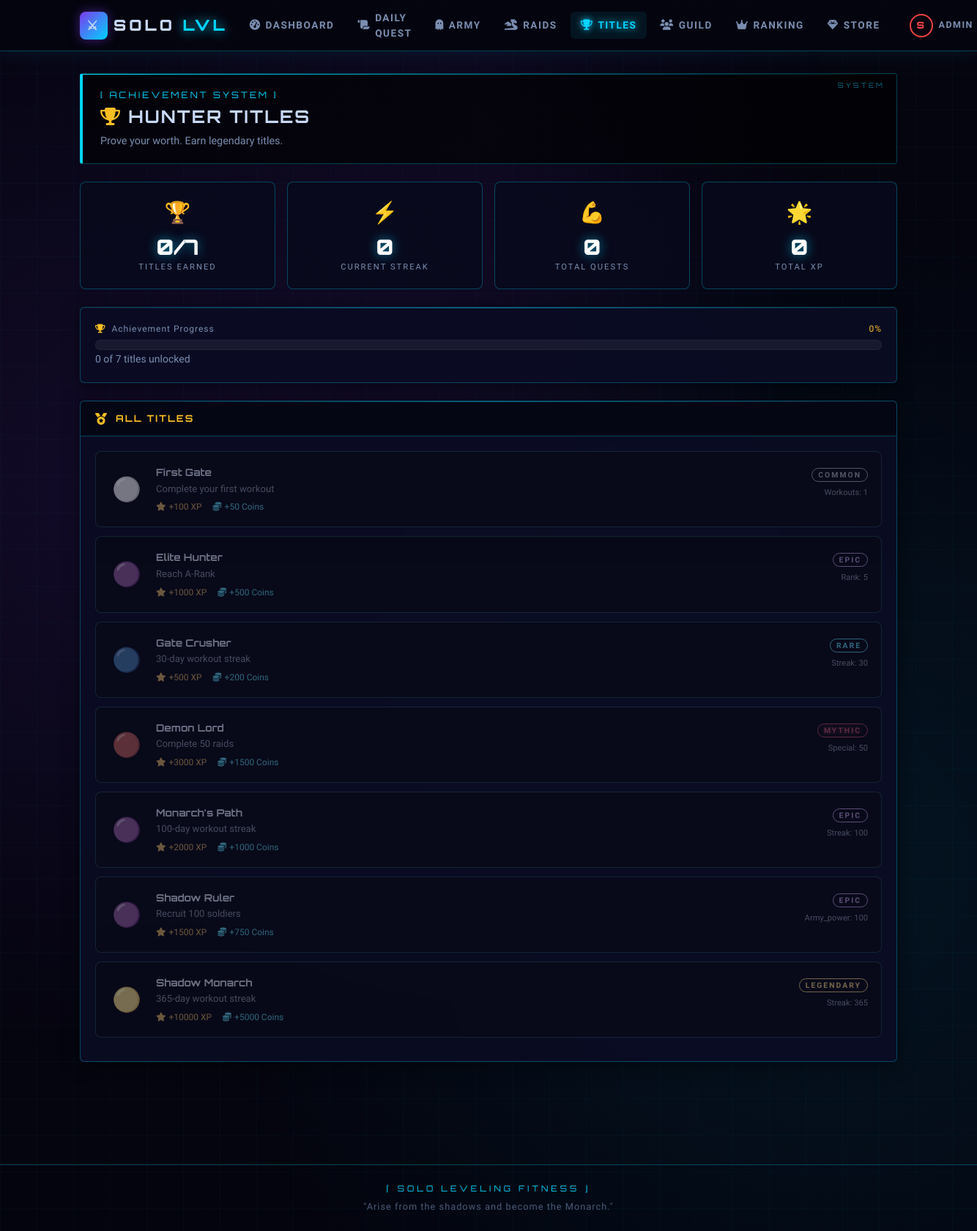
The page /pages/achievements.php (signed in) on the database its author committed.
### tables this page shows
CREATE TABLE users (
    id INT AUTO_INCREMENT PRIMARY KEY,
    username VARCHAR(50) UNIQUE NOT NULL,
    email VARCHAR(100) UNIQUE NOT NULL,
    password_hash VARCHAR(255) NOT NULL,
    full_name VARCHAR(100),
    join_date TIMESTAMP DEFAULT CURRENT_TIMESTAMP,
    last_login TIMESTAMP NULL,
    
     
    current_rank ENUM('E', 'D', 'C', 'B', 'A', 'S') DEFAULT 'E',
    rank_progress INT DEFAULT 0,  
    total_xp BIGINT DEFAULT 0,
    current_streak INT DEFAULT 0,
    best_streak INT DEFAULT 0,
    total_workouts INT DEFAULT 0,
    
     
    missed_days INT DEFAULT 0,
    last_workout_date DATE NULL,
    rest_days_used_this_week INT DEFAULT 0,
    
     
    subscription_type ENUM('none', 'monthly', 'yearly') DEFAULT 'none',
    subscription_expiry DATE NULL,
    subscription_start DATE NULL,
    
     
    shadow_army_power INT DEFAULT 0,
    shadow_coins INT DEFAULT 100,  
    
     
    profile_image VARCHAR(255) DEFAULT 'default.jpg',
    bio TEXT,
    is_admin BOOLEAN DEFAULT FALSE,
    is_active BOOLEAN DEFAULT TRUE,
    
    INDEX idx_rank (current_rank),
    INDEX idx_xp (total_xp),
    INDEX idx_streak (current_streak)
);

CREATE TABLE achievements (
    id INT AUTO_INCREMENT PRIMARY KEY,
    achievement_name VARCHAR(100) NOT NULL,
    description TEXT,
    requirement_type ENUM('streak', 'workouts', 'rank', 'army_power', 'special') NOT NULL,
    requirement_value INT NOT NULL,
    xp_reward INT DEFAULT 0,
    coin_reward INT DEFAULT 0,
    badge_image VARCHAR(255),
    rarity ENUM('Common', 'Rare', 'Epic', 'Legendary', 'Mythic') DEFAULT 'Common'
);

### includes/functions.php (called while the page is built, shortened)
<?php
function getCurrentUser() {
    $db = new Database();
    $conn = $db->getConnection();
    $query = "SELECT * FROM users WHERE id = :id";
    $stmt = $conn->prepare($query);
    $stmt->execute([':id' => $_SESSION['user_id']]);
    return $stmt->fetch();
}
?>

### pages/achievements.php (the view, shortened to what this page needs)
<?php
require_once '../includes/functions.php';
$user = getCurrentUser();
$db = new Database(); $conn = $db->getConnection();
$achStmt = $conn->prepare("SELECT a.*, (SELECT earned_date FROM user_achievements ua WHERE ua.achievement_id=a.id AND ua.user_id=:uid LIMIT 1) as earned_date FROM achievements a ORDER BY a.requirement_value ASC");
$achStmt->execute([':uid' => $user['id']]);
$achievements = $achStmt->fetchAll();
$earned_count = 0;
include '../includes/header.php';
$rarity_icons = ['Common'=>'⚪','Rare'=>'🔵','Epic'=>'🟣','Legendary'=>'🟡','Mythic'=>'🔴'];
?>
<div class="system-header">
    <div class="text-system">[ ACHIEVEMENT SYSTEM ]</div>
    <h1 style="font-size:1.5rem;margin-top:6px;"><i class="fas fa-trophy" style="color:var(--gold);"></i> HUNTER TITLES</h1>
    <p style="color:var(--text-secondary);font-size:0.9rem;margin:4px 0 0;">Prove your worth. Earn legendary titles.</p>
</div>
<div class="stats-grid" style="grid-template-columns:repeat(auto-fit,minmax(150px,1fr));margin-bottom:24px;">
    <div class="stat-card">
        <div class="stat-icon" style="color:var(--gold);">🏆</div>
        <div class="stat-value"><?= $earned_count ?>/<?= count($achievements) ?></div>
        <div class="stat-label">Titles Earned</div>
    </div>
    <div class="stat-card">
        <div class="stat-icon">⚡</div>
        <div class="stat-value"><?= $user['current_streak'] ?></div>
        <div class="stat-label">Current Streak</div>
    </div>
    <div class="stat-card">
        <div class="stat-icon">💪</div>
        <div class="stat-value"><?= $user['total_workouts'] ?></div>
        <div class="stat-label">Total Quests</div>
    </div>
    <div class="stat-card">
        <div class="stat-icon" style="color:var(--gold);">🌟</div>
        <div class="stat-value"><?= number_format($user['total_xp']) ?></div>
        <div class="stat-label">Total XP</div>
    </div>
</div>
<?php $pct = count($achievements) > 0 ? round(($earned_count / count($achievements)) * 100) : 0; ?>
<div class="card mb-4">
    <div class="card-body">
        <div class="xp-label">
            <span><i class="fas fa-trophy me-1" style="color:var(--gold);"></i> Achievement Progress</span>
            <span style="color:var(--gold);"><?= $pct ?>%</span>
        </div>
        <div class="progress lg"><div class="progress-bar" style="width:<?= $pct ?>%;background:linear-gradient(90deg,var(--accent-purple),var(--gold));"></div></div>
        <small style="color:var(--text-secondary);"><?= $earned_count ?> of <?= count($achievements) ?> titles unlocked</small>
    </div>
</div>
<div class="card">
    <div class="card-header" style="color:var(--gold);"><i class="fas fa-medal"></i> ALL TITLES</div>
    <div class="card-body">
        <?php if (empty($achievements)): ?>
            <p class="text-center" style="color:var(--text-secondary);">No achievements defined yet.</p>
        <?php else: ?>
            <?php foreach ($achievements as $ach):
                $earned = !empty($ach['earned_date']);
                $icon = $rarity_icons[$ach['rarity']] ?? '⚪';
            ?>
            <div class="achievement-card <?= $earned ? 'earned' : 'locked' ?>">
                <div class="achievement-icon"><?= $icon ?></div>
                <div style="flex:1;">
                    <div style="display:flex;justify-content:space-between;align-items:flex-start;gap:10px;flex-wrap:wrap;">
                        <div>
                            <div style="font-family:'Orbitron',monospace;font-size:0.85rem;font-weight:700;color:<?= $earned ? 'var(--success-green)' : 'var(--text-primary)' ?>;">
                                <?= htmlspecialchars($ach['achievement_name']) ?>
                            </div>
                            <div style="color:var(--text-secondary);font-size:0.82rem;margin-top:2px;"><?= htmlspecialchars($ach['description']) ?></div>
                            <div style="margin-top:6px;font-size:0.75rem;color:var(--text-secondary);">
                                <span style="color:var(--warning-yellow);margin-right:12px;"><i class="fas fa-star me-1"></i>+<?= $ach['xp_reward'] ?> XP</span>
                                <span style="color:var(--accent-blue);"><i class="fas fa-coins me-1"></i>+<?= $ach['coin_reward'] ?> Coins</span>
                            </div>
                        </div>
                        <div style="text-align:right;">
                            <span class="achievement-rarity rarity-<?= $ach['rarity'] ?>"><?= $ach['rarity'] ?></span>
                            <?php if (!$earned): ?>
                                <div style="font-size:0.7rem;color:var(--text-secondary);margin-top:6px;">
                                    <?= ucfirst($ach['requirement_type']) ?>: <?= $ach['requirement_value'] ?>
                                </div>
                            <?php endif; ?>
                        </div>
                    </div>
                </div>
            </div>
            <?php endforeach; ?>
        <?php endif; ?>
    </div>
</div>
<?php include '../includes/footer.php'; ?>

### includes/header.php (shortened to what this page needs)
<?php
$current_page = basename($_SERVER['PHP_SELF']);
$user_rank = $_SESSION['user_rank'] ?? 'E';
$logged_in = isset($_SESSION['logged_in']) && $_SESSION['logged_in'];
$rank_colors = [
    'E' => '#6b7280', 'D' => '#10b981', 'C' => '#3b82f6',
    'B' => '#8b5cf6', 'A' => '#f59e0b', 'S' => '#ef4444'
];
$rank_color = $rank_colors[$user_rank] ?? '#6b7280';
?>
<!DOCTYPE html>
<html lang="en">
<head>
    <link href="https://cdn.jsdelivr.net/npm/bootstrap@5.3.0/dist/css/bootstrap.min.css" rel="stylesheet">
    <link rel="stylesheet" href="https://cdnjs.cloudflare.com/ajax/libs/font-awesome/6.4.0/css/all.min.css">
    <link rel="stylesheet" href="/solo-leveling-fitness/assets/css/style.css">
</head>
<body>
<div class="particles" id="particles"></div>
<nav class="navbar navbar-expand-lg">
    <div class="container">
        <a class="navbar-brand" href="/solo-leveling-fitness/index.php">
            <div class="brand-icon">⚔</div>
            <span>SOLO <span class="brand-s">LVL</span></span>
        </a>
        <div class="collapse navbar-collapse" id="mainNav">
            <ul class="navbar-nav ms-auto align-items-lg-center gap-1">
                <?php if ($logged_in): ?>
                    <li class="nav-item">
                        <a class="nav-link <?= $current_page=='dashboard.php'?'active':'' ?>" href="/solo-leveling-fitness/pages/dashboard.php">
                            <i class="fas fa-tachometer-alt"></i> Dashboard
                        </a>
                    </li>
                    <li class="nav-item">
                        <a class="nav-link <?= $current_page=='workout.php'?'active':'' ?>" href="/solo-leveling-fitness/pages/workout.php">
                            <i class="fas fa-scroll"></i> Daily Quest
                        </a>
                    </li>
                    <li class="nav-item">
                        <a class="nav-link <?= $current_page=='shadow_army.php'?'active':'' ?>" href="/solo-leveling-fitness/pages/shadow_army.php">
                            <i class="fas fa-ghost"></i> Army
                        </a>
                    </li>
                    <li class="nav-item">
                        <a class="nav-link <?= $current_page=='raids.php'?'active':'' ?>" href="/solo-leveling-fitness/pages/raids.php">
                            <i class="fas fa-dragon"></i> Raids
                        </a>
                    </li>
                    <li class="nav-item">
                        <a class="nav-link <?= $current_page=='achievements.php'?'active':'' ?>" href="/solo-leveling-fitness/pages/achievements.php">
                            <i class="fas fa-trophy"></i> Titles
                        </a>
                    </li>
                    <li class="nav-item">
                        <a class="nav-link <?= $current_page=='guild.php'?'active':'' ?>" href="/solo-leveling-fitness/pages/guild.php">
                            <i class="fas fa-users"></i> Guild
                        </a>
                    </li>
                    <li class="nav-item">
                        <a class="nav-link <?= $current_page=='leaderboard.php'?'active':'' ?>" href="/solo-leveling-fitness/pages/leaderboard.php">
                            <i class="fas fa-crown"></i> Ranking
                        </a>
                    </li>
                    <li class="nav-item">
                        <a class="nav-link <?= $current_page=='rewards.php'?'active':'' ?>" href="/solo-leveling-fitness/pages/rewards.php">
                            <i class="fas fa-gem"></i> Store
                        </a>
                    </li>
                    <li class="nav-item ms-lg-2">
                        <a class="nav-link d-flex align-items-center gap-2" href="/solo-leveling-fitness/pages/profile.php">
                            <span class="rank-badge-nav" style="color:<?= $rank_color ?>;border-color:<?= $rank_color ?>;"><?= $user_rank ?></span>
                            <span class="d-none d-lg-inline text-xs" style="color:var(--text-secondary);font-size:0.78rem;"><?= htmlspecialchars($_SESSION['username'] ?? 'Hunter') ?></span>
                        </a>
                    </li>
                <?php endif; ?>
            </ul>
        </div>
    </div>
</nav>
<main class="main-content">
<div class="container">

### includes/footer.php (shortened to what this page needs)
</div>
</main>
<footer>
    <div class="container">
        <div class="footer-brand">⌈ SOLO LEVELING FITNESS ⌋</div>
        <p style="margin:0;font-size:0.8rem;color:#4b5a78;">"Arise from the shadows and become the Monarch."</p>
    </div>
</footer>
</body>
</html>

### rows shown on the page
users: current_streak "0", total_workouts "0", total_xp "0"
achievements: rarity "⚪", achievement_name "First Gate", description "Complete your first workout", xp_reward "100", coin_reward "50", rarity "COMMON", requirement_type "Workouts", requirement_value "1"
achievements: rarity "🟣", achievement_name "Elite Hunter", description "Reach A-Rank", xp_reward "1000", coin_reward "500", rarity "EPIC", requirement_type "Rank", requirement_value "5"
achievements: rarity "🔵", achievement_name "Gate Crusher", description "30-day workout streak", xp_reward "500", coin_reward "200", rarity "RARE", requirement_type "Streak", requirement_value "30"
achievements: rarity "🔴", achievement_name "Demon Lord", description "Complete 50 raids", xp_reward "3000", coin_reward "1500", rarity "MYTHIC", requirement_type "Special", requirement_value "50"
achievements: rarity "🟣", achievement_name "Monarch's Path", description "100-day workout streak", xp_reward "2000", coin_reward "1000", rarity "EPIC", requirement_type "Streak", requirement_value "100"
achievements: rarity "🟣", achievement_name "Shadow Ruler", description "Recruit 100 soldiers", xp_reward "1500", coin_reward "750", rarity "EPIC", requirement_type "Army_power", requirement_value "100"
achievements: rarity "🟡", achievement_name "Shadow Monarch", description "365-day workout streak", xp_reward "10000", coin_reward "5000", rarity "LEGENDARY", requirement_type "Streak", requirement_value "365"

### other values the page prints
$user_rank "S"
$_SESSION['username'] "ADMIN"
$earned_count "0"
count($achievements) "7"
$pct "0"
